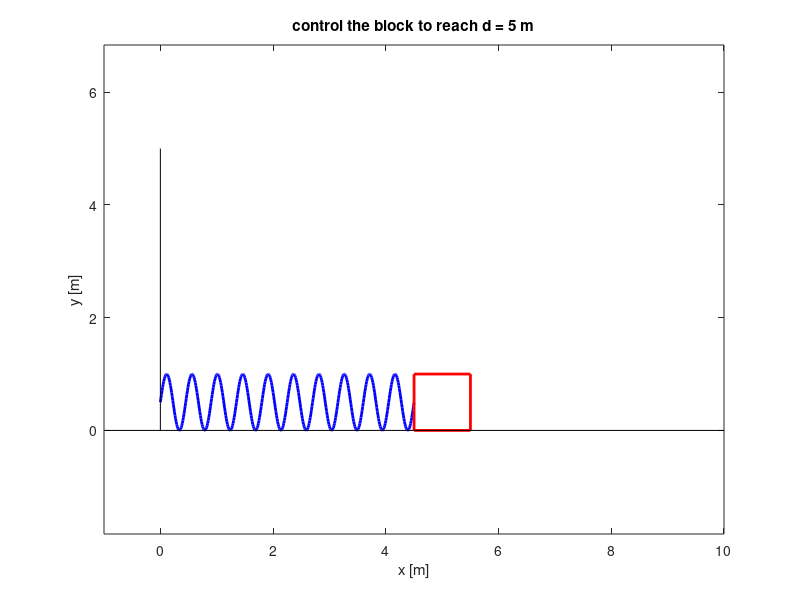
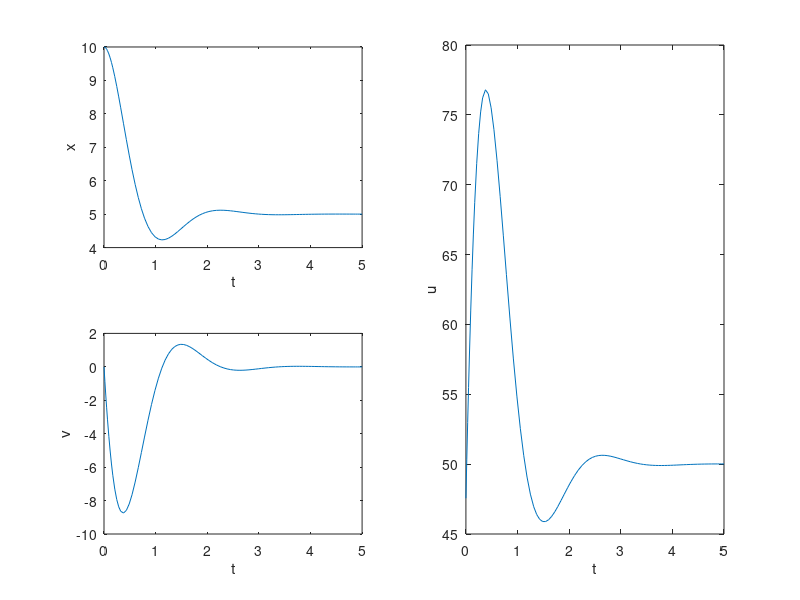

Write MATLAB code to recreate these figures, in order.
function [t,x]= project_template
%% Description, Authors, etc 
%{
    Write a brief description of your project. 
    -   What is your system ? 

    The system modeled in this project is an autonomous robotic fish tank. 
    The fish require a certain level of food as well as a balance of 
    magnesium, potasium and sodium. 

    -   What the state variables ? 
    
    The state of the system is defined by the amount of food, the level of
    the three elemented mentioned before, (and the happiness of the fish.)?

    -   How do you control the system ? How many control inputs do you have ?

    The numer of copeopods and phytoplankton released into the system as
    food is controlled autonomously by the fish tank. This means that the
    system has two control inputs: C and P. Each is simply a single scaler value.

    -   What the goal of the control? What's the cost function ?

    The purpose of the control is to prevent the fish from dying.
    Maximizing the reward from each of the chemicals and food level as
    described below is the cost function. (Actually, it is minimizing the
    negative reward.)

    -   What kind of process do you use to come upwith control policy?

    The needs for each of the chemicals is a dynamically shifting gausian
    distribution. This gives each chemical level a "sweet spot", where too
    much or to little of the chemical results in much less reward. Keeping
    the chemicals at a healthy level in a fish tank is one of the more
    challenging requirements for a fish tank maintainer. These dynamic
    gausian distributions simulate that difficulty. 

    Odell Dotson 
%}
%  EXAMPLE for Description
%{
    This is a project template for "Numerical Optimal Control".

    System Description:
    This example uses a basic single degree-of-freedom spring-mass-damper
    system. There are 2 state variable, position of the block and velocity
    of the block. We assume that we can exert control force directly on the
    block. And there is only one control input.

    Problem Statement:
    The goal is to move the block to the desire position (5 meter from the
    wall). The block starts at 10 meter from the wall. The quadratic cost
    function is used to minimize the control effort.

    Control Methodology:
    Standard Linear Quadratic Regulator (LQR) is used to come up with a
    gain matrix K, which later is used for full state-feedback.

    Author: Pi Thanacha Choopojcharoen
%}
%% Parameters
%{
    This is where you assign all parameters in the system such as mass,
    length, spring constant.

    Use assignParameter to create a struct of parameters. Go to the function
    declaration and assign each parameter as seen in example
%}
m = 1;
b = 0.1;
k = 10;
h = 1;
parameter = assignParameter(m,b,k,h); % m,b,k,h are for examples

%% Control Policy
%{
    Your control policy should be defined inside the function declaration
    of controlAnalysis. Notice, the control policy is a function that
    depends on state variables (x) and time (t).
%}
u = @(x,t)controlAnalysis(x,t,parameter);

%% Dynamic System
%{
    Your dynamic system should be defined inside function declaration of
    dynamics. You have to transofrm your dynamic system into state-space
    representation.
%}
f = @(t,x)dynamics(x,u,t,parameter);

%% Simulation
%{
    This is where you set up your simulation parameter, such as final time
    (T), initial states (x_0). Note: final time might be determined from
    your control analysis if you have a problem with free final time.
%}
T = 5;
x_0 = [10;0];
[t,x] = ode45(f,[0 T],x_0);

%% visualization
%{
    You should define how to visualize your result inside a function
    visualization.
%}
visualization(x,u,t,parameter);

end

%% Dynamic Related Functions

function parameter = assignParameter(m,b,k,h)
%{
    You have to change each field of the struct according to your porject.
    This allows us to pass parameters easily to other functions.
%}
parameter.m = m;
parameter.b = b;
parameter.k = k;
parameter.h = h;

end
function [m,b,k,h] = getParameter(parameter)
%{
    In addition to assignParameter, many functions require you to extract
    some specific parameters from the struct. Change this code, so that the
    parameters match with your project.
%}

m = parameter.m;
b = parameter.b;
k = parameter.k;
h = parameter.h;

end
function dx = dynamics(x,u,t,parameter)
%{
    This is where you define your dynamic system. Make sure to include
    getParameter. Notice, u is a function of x and t.
%}
[m,b,k,~] = getParameter(parameter);
dx = [0 1 ; -k/m -b/m]*x+[0;1/m]*u(x,t);
end

%% Control Analysis and Contruction Functions
function control = controlAnalysis(x,t,parameter)
%{
    This is where you put most of your control design algorithm. You might
    need other functions, sub-fuctions, or nested functions.

    The example uses LQR.
%}

[m,b,k,~] = getParameter(parameter);

% desire position
d_desire = 5;

% Linearized Full-state Feedback
A = [0 1; -k/m -b/m];
B = [0;1];
Q = diag([10,10]);
R = 1;
N = zeros(2,1);
[K,~,~] = lqr(A,B,Q,R,N);

control = k*d_desire+K*(bsxfun(@minus,[d_desire;0],zeros(2,numel(t)))-x);

end

%% Visualization Functions

function visualization(x,u,t,parameter)
%{ 
    You might not need the animation for the simulation. But you definitely
    need plot for the final result.

    If you want to create an animation, you have to define a drawSystem
    function, which will be called in each iteration of for-loop.
%}

%% Animation
%{
    This is where the animation loop is defined. If you want an animation
    in your project, please keep this part. Otherwise, remove the for-loop.

    The actual drawing has to be defined inside drawSystem.
%}
step = 1;
figure(1)
for i = 1:step:length(t)-step,
    drawSystem(x(i,:)',parameter);
    hold off;
    pause(t(i+step)-t(i));
end

%% Plots
%{
    This is where you plots your results. Each result will be plotted
    against time (t). Make sure to plot each states individually.
    If you use indirect method, be sure to plot the costate variables.
    The most important part is to plot the control input trajectory.
%}
figure(2)
subplot(2,2,1)
plot(t,x(:,1))
xlabel('t')
ylabel('x')
subplot(2,2,3)
plot(t,x(:,2))
xlabel('t')
ylabel('v')

subplot(2,2,[2 4])
plot(t,u(x',t))
xlabel('t')
ylabel('u')
end
function hp = drawSystem(x,parameter)
%{
    drawSystem draws a picture of a system at a given snapshot of states (x)
%}
[~,~,~,h] = getParameter(parameter);
hp = cell(1,5);
d = x(1);
n = 10;
spring_x = 0:0.01:(d-h/2);
spring_y = 0.5*sin(2*pi*n*spring_x/(d-h/2))+h/2;
hp{1} = plot(spring_x,spring_y,'b','linewidth',2);
hold on;
vertices = [d-h/2 d+h/2 d+h/2 d-h/2 d-h/2;...
            0     0     h     h     0];
hp{2} = plot(vertices(1,1:2),vertices(2,1:2),'r','linewidth',2);
hp{3} = plot(vertices(1,2:3),vertices(2,2:3),'r','linewidth',2);
hp{4} = plot(vertices(1,3:4),vertices(2,3:4),'r','linewidth',2);
hp{5} = plot(vertices(1,4:5),vertices(2,4:5),'r','linewidth',2);
hp{6} = plot([-1 10],[0 0],'k');
hp{7} = plot([0 0],[0 5],'k');
axis equal;
xlabel('x [m]')
ylabel('y [m]')
title('control the block to reach d = 5 m')
end
